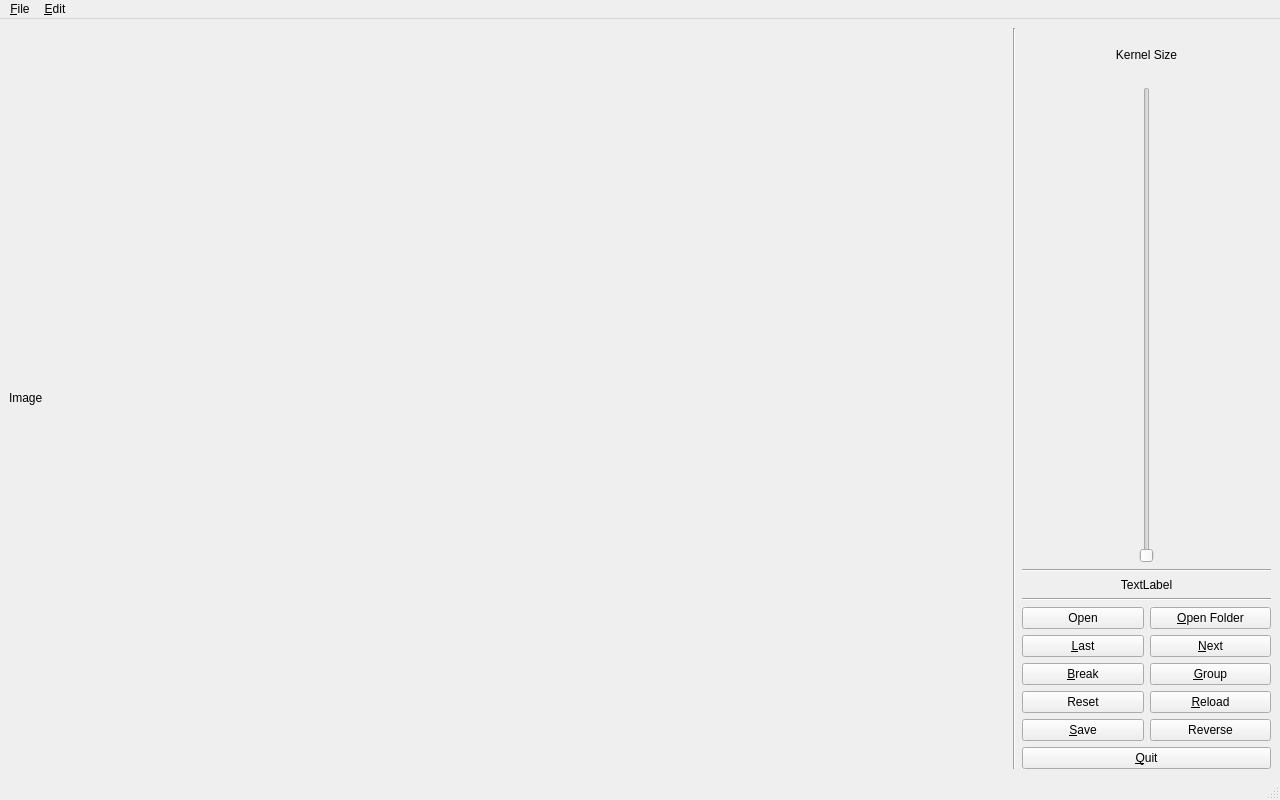
<?xml version="1.0" encoding="UTF-8"?>
<ui version="4.0">
 <class>MainWindow</class>
 <widget class="QMainWindow" name="MainWindow">
  <property name="geometry">
   <rect>
    <x>0</x>
    <y>0</y>
    <width>1280</width>
    <height>800</height>
   </rect>
  </property>
  <property name="windowTitle">
   <string>Segmentation Demo</string>
  </property>
  <widget class="QWidget" name="centralwidget">
   <layout class="QHBoxLayout" name="horizontalLayout_3">
    <item>
     <layout class="QHBoxLayout" name="hbox1" stretch="4,0,1">
      <item>
       <widget class="QLabel" name="le1">
        <property name="focusPolicy">
         <enum>Qt::ClickFocus</enum>
        </property>
        <property name="text">
         <string>Image</string>
        </property>
       </widget>
      </item>
      <item>
       <widget class="Line" name="vline1">
        <property name="orientation">
         <enum>Qt::Vertical</enum>
        </property>
       </widget>
      </item>
      <item>
       <layout class="QVBoxLayout" name="vbox1" stretch="0,0,0,0,0,0">
        <item>
         <layout class="QVBoxLayout" name="vbox2" stretch="1,9">
          <property name="spacing">
           <number>6</number>
          </property>
          <item>
           <widget class="QLabel" name="le2">
            <property name="sizePolicy">
             <sizepolicy hsizetype="Preferred" vsizetype="Preferred">
              <horstretch>0</horstretch>
              <verstretch>0</verstretch>
             </sizepolicy>
            </property>
            <property name="text">
             <string>Kernel Size</string>
            </property>
            <property name="alignment">
             <set>Qt::AlignCenter</set>
            </property>
           </widget>
          </item>
          <item>
           <widget class="QSlider" name="vslider1">
            <property name="sizePolicy">
             <sizepolicy hsizetype="Preferred" vsizetype="Expanding">
              <horstretch>0</horstretch>
              <verstretch>0</verstretch>
             </sizepolicy>
            </property>
            <property name="minimum">
             <number>1</number>
            </property>
            <property name="maximum">
             <number>99</number>
            </property>
            <property name="singleStep">
             <number>2</number>
            </property>
            <property name="orientation">
             <enum>Qt::Vertical</enum>
            </property>
           </widget>
          </item>
         </layout>
        </item>
        <item>
         <widget class="Line" name="hline2">
          <property name="orientation">
           <enum>Qt::Horizontal</enum>
          </property>
         </widget>
        </item>
        <item>
         <widget class="QLabel" name="le3">
          <property name="text">
           <string>TextLabel</string>
          </property>
          <property name="alignment">
           <set>Qt::AlignCenter</set>
          </property>
         </widget>
        </item>
        <item>
         <widget class="Line" name="hline1">
          <property name="orientation">
           <enum>Qt::Horizontal</enum>
          </property>
         </widget>
        </item>
        <item>
         <layout class="QGridLayout" name="gbox1">
          <item row="6" column="2">
           <widget class="QPushButton" name="ptn_reload">
            <property name="text">
             <string>&amp;Reload</string>
            </property>
           </widget>
          </item>
          <item row="6" column="0">
           <widget class="QPushButton" name="ptn_reset">
            <property name="text">
             <string>Reset</string>
            </property>
           </widget>
          </item>
          <item row="2" column="2">
           <widget class="QPushButton" name="ptn_openfolder">
            <property name="text">
             <string>&amp;Open Folder</string>
            </property>
           </widget>
          </item>
          <item row="2" column="0">
           <widget class="QPushButton" name="ptn_open">
            <property name="text">
             <string>Open</string>
            </property>
           </widget>
          </item>
          <item row="3" column="2">
           <widget class="QPushButton" name="ptn_next">
            <property name="text">
             <string>&amp;Next</string>
            </property>
           </widget>
          </item>
          <item row="3" column="0">
           <widget class="QPushButton" name="ptn_last">
            <property name="text">
             <string>&amp;Last</string>
            </property>
           </widget>
          </item>
          <item row="5" column="0">
           <widget class="QPushButton" name="ptn_break">
            <property name="text">
             <string>&amp;Break</string>
            </property>
           </widget>
          </item>
          <item row="5" column="2">
           <widget class="QPushButton" name="ptn_group">
            <property name="text">
             <string>&amp;Group</string>
            </property>
           </widget>
          </item>
          <item row="7" column="2">
           <widget class="QPushButton" name="ptn_reverse">
            <property name="text">
             <string>Reverse</string>
            </property>
           </widget>
          </item>
          <item row="7" column="0">
           <widget class="QPushButton" name="ptn_save">
            <property name="text">
             <string>&amp;Save</string>
            </property>
           </widget>
          </item>
         </layout>
        </item>
        <item>
         <widget class="QPushButton" name="ptn_quit">
          <property name="text">
           <string>&amp;Quit</string>
          </property>
         </widget>
        </item>
       </layout>
      </item>
     </layout>
    </item>
   </layout>
  </widget>
  <widget class="QMenuBar" name="menubar">
   <property name="geometry">
    <rect>
     <x>0</x>
     <y>0</y>
     <width>1280</width>
     <height>20</height>
    </rect>
   </property>
   <widget class="QMenu" name="menu_File">
    <property name="title">
     <string>&amp;File</string>
    </property>
    <addaction name="action_Open"/>
    <addaction name="action_OpenFolder"/>
    <addaction name="action_Reload"/>
    <addaction name="separator"/>
    <addaction name="action_Save"/>
    <addaction name="separator"/>
    <addaction name="action_Quit"/>
   </widget>
   <widget class="QMenu" name="menu_Edit">
    <property name="title">
     <string>&amp;Edit</string>
    </property>
    <addaction name="action_Last"/>
    <addaction name="action_Next"/>
    <addaction name="separator"/>
    <addaction name="action_Group"/>
    <addaction name="action_Break"/>
    <addaction name="separator"/>
    <addaction name="action_Up"/>
    <addaction name="action_Down"/>
   </widget>
   <addaction name="menu_File"/>
   <addaction name="menu_Edit"/>
  </widget>
  <widget class="QStatusBar" name="statusbar"/>
  <action name="action_OpenFolder">
   <property name="text">
    <string>&amp;Open Folder</string>
   </property>
   <property name="statusTip">
    <string>Open an image from the file system</string>
   </property>
   <property name="shortcut">
    <string>O</string>
   </property>
  </action>
  <action name="action_Save">
   <property name="text">
    <string>&amp;Save</string>
   </property>
   <property name="statusTip">
    <string>Save the segmentations of the image</string>
   </property>
   <property name="shortcut">
    <string>S</string>
   </property>
  </action>
  <action name="action_Quit">
   <property name="text">
    <string>&amp;Quit</string>
   </property>
   <property name="statusTip">
    <string>Quit the demo</string>
   </property>
   <property name="shortcut">
    <string>Q</string>
   </property>
  </action>
  <action name="action_Reload">
   <property name="text">
    <string>&amp;Reload</string>
   </property>
   <property name="statusTip">
    <string>Reload the image</string>
   </property>
   <property name="shortcut">
    <string>R</string>
   </property>
  </action>
  <action name="action_Break">
   <property name="text">
    <string>&amp;Break</string>
   </property>
   <property name="statusTip">
    <string>Break the contours</string>
   </property>
   <property name="shortcut">
    <string>B</string>
   </property>
  </action>
  <action name="action_Next">
   <property name="text">
    <string>&amp;Next</string>
   </property>
   <property name="statusTip">
    <string>Load next image</string>
   </property>
   <property name="shortcut">
    <string>N</string>
   </property>
  </action>
  <action name="action_Last">
   <property name="text">
    <string>&amp;Last</string>
   </property>
   <property name="statusTip">
    <string>Load last image</string>
   </property>
   <property name="shortcut">
    <string>L</string>
   </property>
  </action>
  <action name="action_Group">
   <property name="text">
    <string>Group</string>
   </property>
   <property name="statusTip">
    <string>Group the contours</string>
   </property>
   <property name="shortcut">
    <string>G</string>
   </property>
  </action>
  <action name="action_Open">
   <property name="text">
    <string>Open</string>
   </property>
   <property name="statusTip">
    <string>Open images</string>
   </property>
  </action>
  <action name="action_Up">
   <property name="text">
    <string>Up</string>
   </property>
   <property name="shortcut">
    <string>Up</string>
   </property>
  </action>
  <action name="action_Down">
   <property name="text">
    <string>Down</string>
   </property>
   <property name="shortcut">
    <string>Down</string>
   </property>
  </action>
 </widget>
 <resources/>
 <connections/>
</ui>
